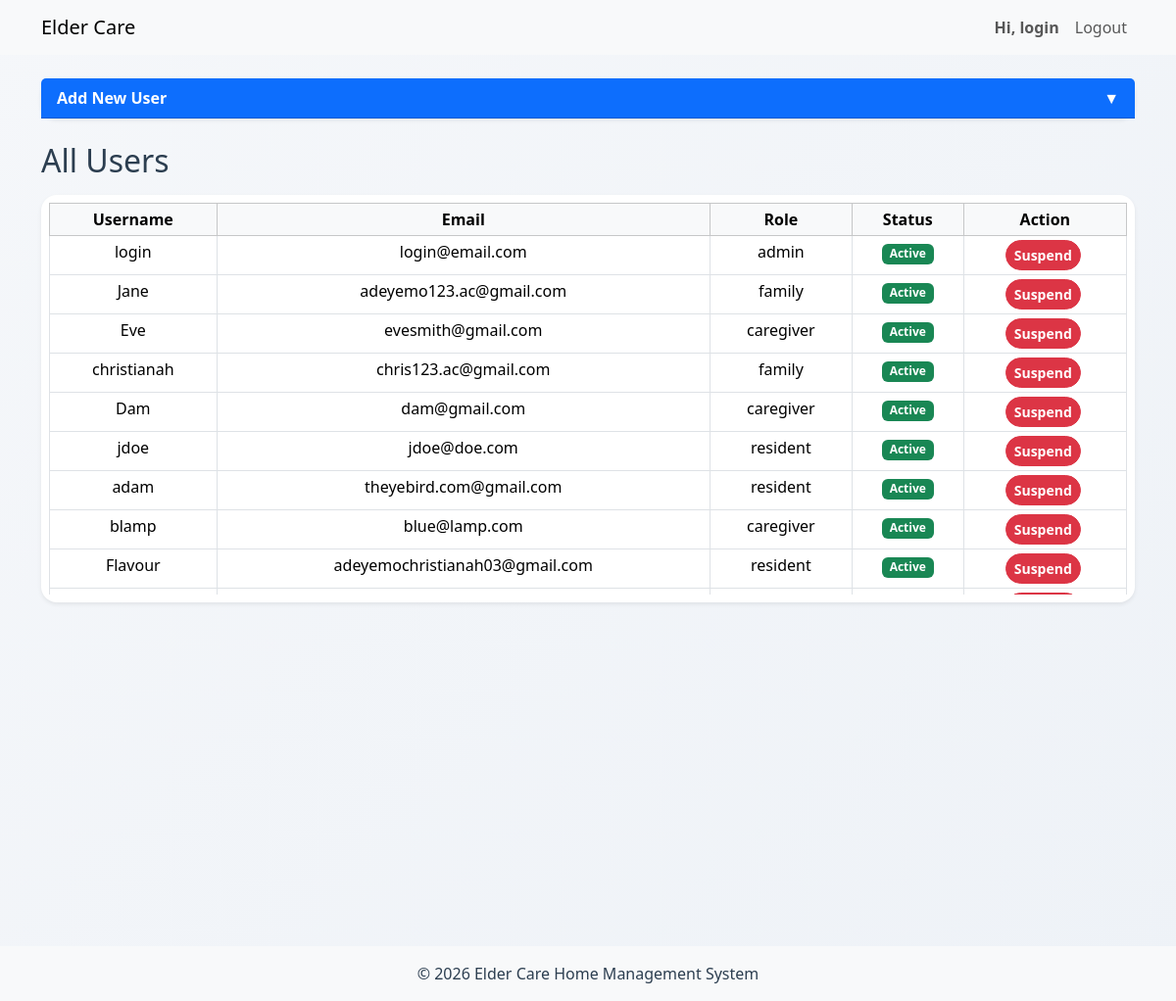
Screenshot of /admin/manage_users.php (signed in) with the database file from the repository.
### tables this page shows
CREATE TABLE `users` (
  `user_id` int(11) NOT NULL,
  `username` varchar(20) NOT NULL,
  `email` text NOT NULL,
  `password_hash` text NOT NULL,
  `role` enum('admin','family','caregiver','resident') NOT NULL DEFAULT 'family',
  `is_verified` tinyint(4) UNSIGNED NOT NULL DEFAULT 0,
  `created_at` timestamp NOT NULL DEFAULT current_timestamp()
);

### admin/manage_users.php (the view, shortened to what this page needs)
<?php
include '../includes/header.php';
$stmt = $conn->query("
SELECT u.user_id,u.username,u.email,u.role,COALESCE(us.status,'active') as status
FROM users u
LEFT JOIN user_status us ON u.user_id=us.user_id
");
$users = $stmt->fetchAll();
?>
<div class="container py-4">
<div class="card shadow-sm mb-4">
<div class="card-header d-flex justify-content-between align-items-center bg-primary text-white" style="cursor:pointer;" id="addUserHeader">
    <strong>Add New User</strong>
    <span id="toggleIcon" style="transition: transform 0.3s;">▼</span>
</div>
</div>
<h2 class="mb-3">All Users</h2>
<div class="card shadow-sm p-2">
<div style="max-height:400px; overflow-y:auto;">
<table class="table table-bordered text-center table-sm mb-0">
<thead class="table-light sticky-top">
<tr>
<th>Username</th>
<th>Email</th>
<th>Role</th>
<th>Status</th>
<th>Action</th>
</tr>
</thead>
<tbody>
<?php foreach($users as $u): ?>
<tr class="<?= $u['status']==='suspended'?'table-secondary':'' ?>">
<td><?= htmlspecialchars($u['username']) ?></td>
<td><?= htmlspecialchars($u['email']) ?></td>
<td><?= htmlspecialchars($u['role']) ?></td>
<td><span class="badge <?= $u['status']==='active'?'bg-success':'bg-danger' ?>"><?= ucfirst($u['status']) ?></span></td>
<td>
<form method="POST" style="display:inline-block;">
<button type="submit" name="toggle_status" class="btn btn-sm <?= $u['status']==='active'?'btn-danger':'btn-success' ?>"><?= $u['status']==='active'?'Suspend':'Unsuspend' ?></button>
</form>
</td>
</tr>
<?php endforeach; ?>
</tbody>
</table>
</div>
</div>
<?php include '../includes/footer.php'; ?>

### assets/css/global.css (style rules this page uses)
body { background: linear-gradient(135deg, #f5f7fa, #eef2f7); font-family: "Segoe UI", Tahoma, sans-serif; color: #2c3e50; }
* { transition: all 0.2s ease; }
.card { border: none; border-radius: 16px; box-shadow: 0 10px 25px rgba(0, 0, 0, 0.06); }
.btn { border-radius: 25px !important; font-weight: 600; }

### rows the page displays
users: username "login", email "login@email.com", role "admin", status "Active", shows "Suspend"
users: username "Jane", email "adeyemo123.ac@gmail.com", role "family", status "Active", shows "Suspend"
users: username "Eve", email "evesmith@gmail.com", role "caregiver", status "Active", shows "Suspend"
users: username "christianah", email "chris123.ac@gmail.com", role "family", status "Active", shows "Suspend"
users: username "Dam", email "dam@gmail.com", role "caregiver", status "Active", shows "Suspend"
users: username "jdoe", email "jdoe@doe.com", role "resident", status "Active", shows "Suspend"
users: username "adam", email "theyebird.com@gmail.com", role "resident", status "Active", shows "Suspend"
users: username "blamp", email "blue@lamp.com", role "caregiver", status "Active", shows "Suspend"
users: username "Flavour", email "adeyemochristianah03@gmail.com", role "resident", status "Active", shows "Suspend"

### other values shown
$username "login"
